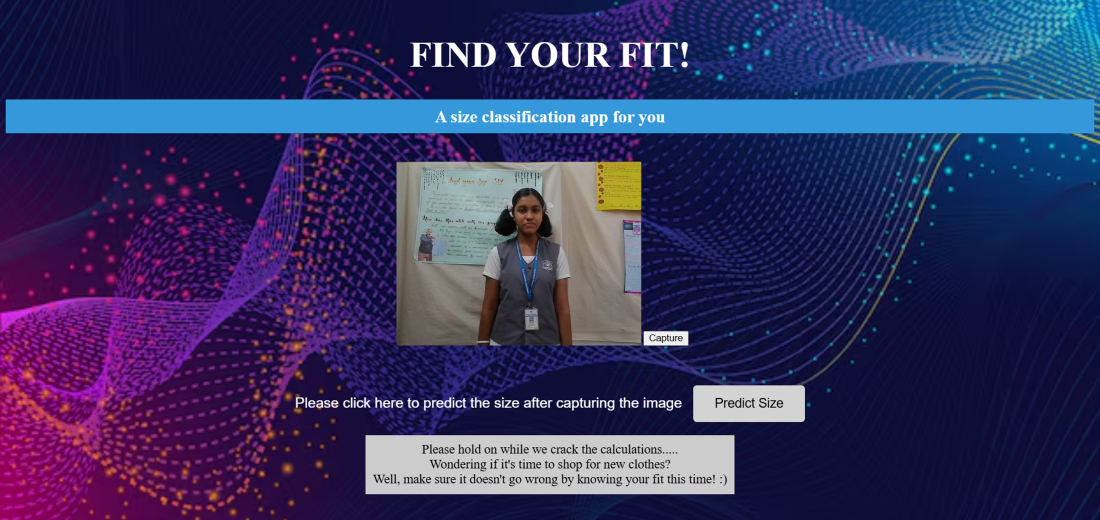
#> input picture fyf processing.jpg, 4400 x 2080 px (shown at 1/4 size); its folder holds only this picture in this run
$ jupyter execute --allow-errors 'Find_Your_Fit-New version.ipynb'
#> lines starting #> are read from the running program, lines starting #| are printed output that depends on the picture; after the words box and inside, x2 and y2 are one past the last pixel; in counts of white or black regions, pixels touching at a corner belong together
[cell 1]
#import libraries
import numpy as np
import cv2
from PIL import Image
import os
import PIL
import glob
import imutils
from matplotlib import pyplot as plt #import matplotlib

#Initialize
i = 0
waist = []
def is_hidden(file):
    return file.startswith('.')
# read files in loop
path_of_the_directory= 'Training images'

#> (the rest of this cell did not finish here and is left out)

[cell 2]
#Side measurements

#import libraries
import numpy as np
import cv2
from PIL import Image
import os
import PIL
import glob
import imutils
from matplotlib import pyplot as plt #import matplotlib
j = 0
chest = []
def is_hidden(file):
    return file.startswith('.')
# read files in loop
path_of_the_directory= 'Training_side'

#> (the rest of this cell did not finish here and is left out)

[cell 3]
import cv2
import numpy as np
import warnings
warnings.filterwarnings('ignore')

size = []
label = []
i = 0

for i in range(len(waist)):
    size.append (waist[i]+chest[i])
    if size[i]<=110:
        label.append("S")
    elif size[i]>110 and size[i]<=180:
        label.append("M")
    elif size[i]>180:
        label.append("L")
    else:
        label.append("Only S, M, L sizes accepted currently")
#> the answer given: fyf processing.jpg
#> the answer given: hands_sample.jpg

[cell 4]
import cv2
import numpy as np
import warnings
warnings.filterwarnings('ignore')
from PIL import Image
import PIL
import glob
import imutils
from matplotlib import pyplot as plt #import matplotlib

def find_measure(img_in):
#> called with img_in = 'fyf processing.jpg'
    fixed_height = 400
    image = Image.open(img_in)
#> image is the input picture: PIL image 4400x2080 RGB; mean R, G, B 52, 50.4, 96.6
    height_percent = (fixed_height / float(image.size[1]))
#> height_percent = 0.192
    width_size = int((float(image.size[0]) * float(height_percent)))
#> width_size = 846
    image = image.resize((width_size, fixed_height), PIL.Image.NEAREST)
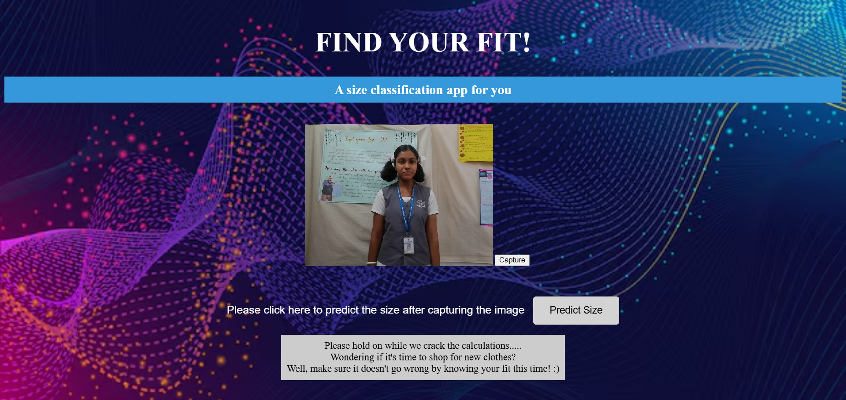
#> image: PIL image 846x400 RGB; mean R, G, B 51.9, 50.3, 96.6
    image.save('resized_front.jpg')
    img = cv2.imread('resized_front.jpg')

    img = cv2.cvtColor(img,cv2.COLOR_BGR2RGB) #convert colour from BGR to RGB

    # define mask
    mask = np.zeros(img.shape[:2],np.uint8)
    bgdModel = np.zeros((1,65),np.float64)
    fgdModel = np.zeros((1,65),np.float64)

    # define rectangle left, top, width, height
    rect = (100,130,100,350)

    # apply grabCut method to extract the foreground
    cv2.grabCut(img,mask,rect,bgdModel,fgdModel,20,cv2.GC_INIT_WITH_RECT)
    mask2 = np.where((mask==2)|(mask==0),0,1).astype('uint8')
    img = img*mask2[:,:,np.newaxis]
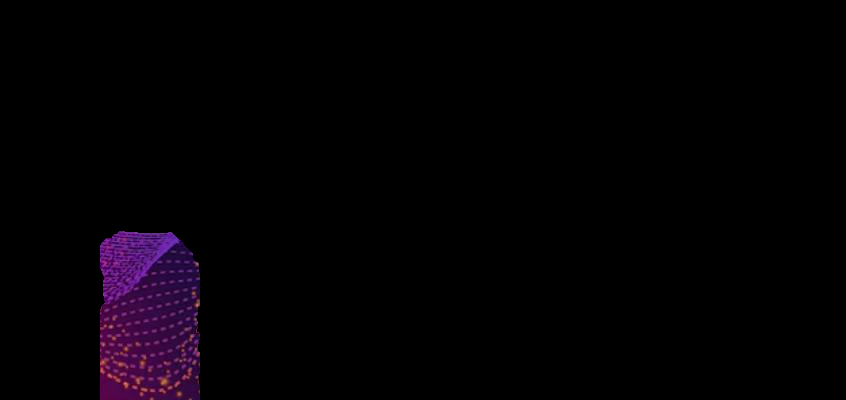
#> img: shape (400, 846, 3); mean R, G, B 3.6, 0.9, 3.9
    cv2.imwrite('newimage.jpg',img)

    #Testing - Measurements

    im = cv2.imread('newimage.jpg')
    imgray = cv2.cvtColor(im, cv2.COLOR_BGR2GRAY)
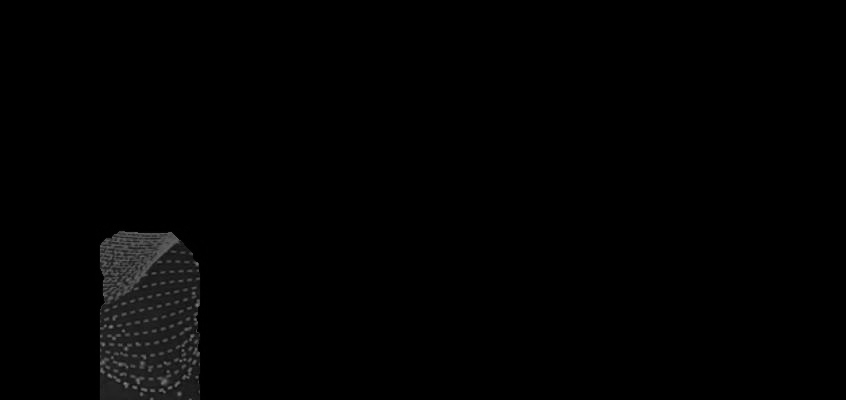
#> imgray: shape (400, 846); min 0, max 144, mean 2.1
    imgray = cv2.medianBlur(imgray, ksize=7)

    ret, thresh = cv2.threshold(imgray, 0, 255, cv2.THRESH_BINARY+cv2.THRESH_OTSU)
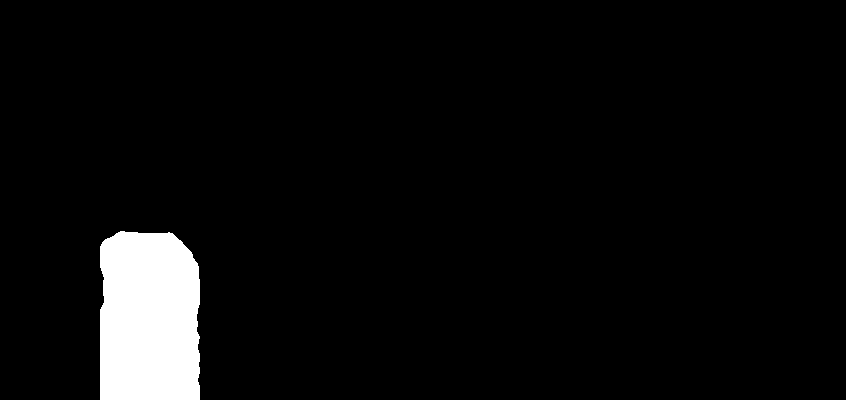
#> thresh: shape (400, 846); 4.7% white; 1 white region
#> ret = 20
    contours, _ = cv2.findContours(thresh, cv2.RETR_EXTERNAL, cv2.CHAIN_APPROX_NONE)
#> contours = 1 contour; box (x1, y1, x2, y2) and area: (100, 231, 200, 400) 15736

    new = np.zeros(imgray.shape)

    new = cv2.drawContours(im,contours,len(contours)-1,(255,255,255),10)
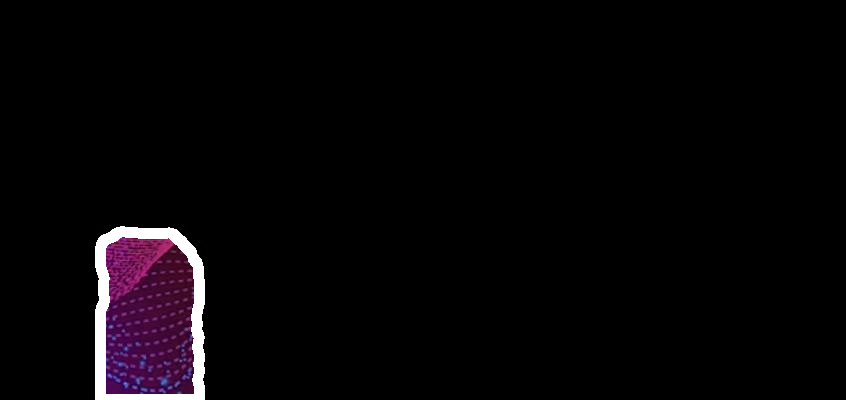
#> new: shape (400, 846, 3); mean B, G, R 6.7, 4.5, 7

    mask = np.zeros(imgray.shape,np.uint8)
    cv2.drawContours(mask,[contours[len(contours)-1]],0,255,-1)
    pixelpoints = cv2.findNonZero(mask)
#> pixelpoints = contour of 15983 points, box (x1, y1, x2, y2) (100, 231, 200, 400), area 1886
    cv2.imwrite("masked_image.jpg",mask)
    #Masked image
    img = cv2.imread("masked_image.jpg")
#> img: shape (400, 846, 3); min 0, max 255, mean 12

    gray = cv2.cvtColor(img, cv2.COLOR_BGR2GRAY)
    ret, thresh = cv2.threshold(gray, 240, 255, cv2.THRESH_BINARY)
    cv2.bitwise_not(thresh, thresh)
#> thresh: shape (400, 846); 95.3% white; 1 black region

    cnts = cv2.findContours(thresh, cv2.RETR_EXTERNAL,
                    cv2.CHAIN_APPROX_SIMPLE)
#> cnts = 1 contour; box (x1, y1, x2, y2) and area: (0, 0, 846, 400) 321024

    cnts = cnts[0]
    c = max(cnts, key=cv2.contourArea)
#> c = contour of 104 points, box (x1, y1, x2, y2) (0, 0, 846, 400), area 321024

    left = tuple(c[c[:, :, 0].argmin()][0])
#> left = (0, 0)
    right = tuple(c[c[:, :, 0].argmax()][0])
#> right = (845, 399)

    distance = np.sqrt( (right[0] - left[0])**2 + (right[1] - left[1])**2 )
#> distance = 934.5

    x,y,w,h = cv2.boundingRect(c)
#> x = 0; y = 0; w = 846; h = 400

    centx = np.sqrt( ((right[0] + left[0])**2)/4)
#> centx = 422.5
    centy = np.sqrt( ((right[1] + left[1])**2)/4 )
#> centy = 199.5

    font = cv2.FONT_HERSHEY_SIMPLEX
    cv2.circle(img, left, 5, (0, 0, 255), -1)
#> img: shape (400, 846, 3); mean B, G, R 12, 12, 12.1
    cv2.circle(img, right, 5, (0, 0, 255), -1)
#> img: shape (400, 846, 3); mean B, G, R 12, 12, 12.1
    cv2.circle(img, (int(centx), int(centy)), 5, (0, 0, 255), -1)
#> img: shape (400, 846, 3); mean B, G, R 12, 12, 12.1
    cv2.line(img, left, right, (255,0,0), 2)
    cv2.drawContours(img, [c], -1, (0,255,0), 2)
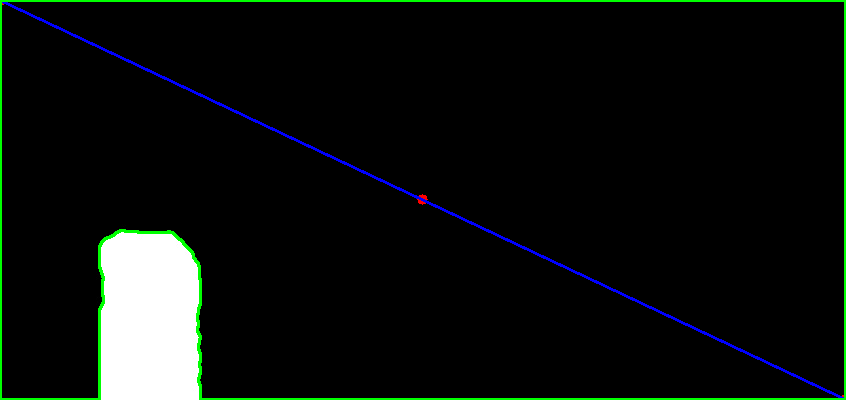
#> img: shape (400, 846, 3); mean B, G, R 13.6, 16.3, 11.7
    cv2.rectangle(img,(x,y),(x+w,y+h),(0,255,0),2)
#> img: shape (400, 846, 3); 0.03% of pixels changed, all inside (x1, y1, x2, y2) = (101, 399, 199, 400)

    img = cv2.imread('masked_image.jpg')
    def find_marker(img):
        # convert the image to grayscale, blur it, and detect edges
        gray = cv2.cvtColor(img, cv2.COLOR_BGR2GRAY)
        gray = cv2.GaussianBlur(gray, (5, 5), 0)
        edged = cv2.Canny(gray, 35, 125)
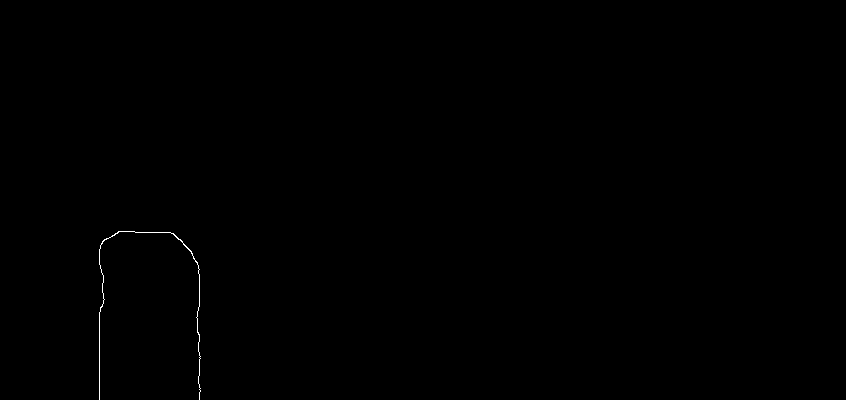
#> edged: shape (400, 846); 0.13% white in thin lines or dots, all inside (x1, y1, x2, y2) = (99, 231, 201, 400)
        # find the contours in the edged image and keep the largest one;
        # we'll assume that this is our image
        cnts = cv2.findContours(edged.copy(), cv2.RETR_LIST, cv2.CHAIN_APPROX_SIMPLE)
#> cnts = 1 contour; box (x1, y1, x2, y2) and area: (99, 231, 201, 400) 34
        cnts = imutils.grab_contours(cnts)
        c = max(cnts, key = cv2.contourArea)
#> c = contour of 190 points, box (x1, y1, x2, y2) (99, 231, 201, 400), area 34
        # compute the bounding box of the of the image and return it
        mrker=cv2.minAreaRect(c)
#> mrker = ((149.5, 315), (168, 101), -90)
        box = cv2.boxPoints(mrker)
#> box = [[200, 399], [99, 399], [99, 231], [200, 231]]
        box = np.int64(box)

        pic=cv2.drawContours(edged,[box], 0, (0, 0, 255), 2)
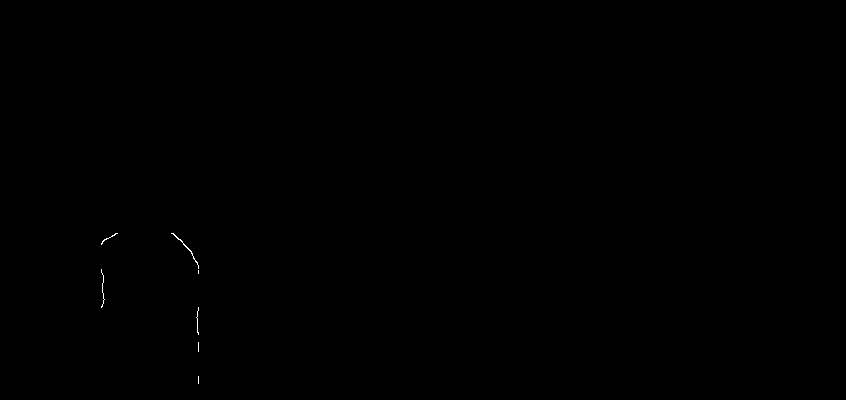
#> pic: shape (400, 846); 0.05% white in thin lines or dots, all inside (x1, y1, x2, y2) = (101, 233, 199, 384)
        return cv2.minAreaRect(c)
    helo=find_marker(img)
#> helo = ((149.5, 315), (168, 101), -90)

    box = cv2.boxPoints(helo)
#> box = [[200, 399], [99, 399], [99, 231], [200, 231]]
    box = np.int64(box)

    cv2.drawContours(img,[box], 0, (0, 0, 255), 1)
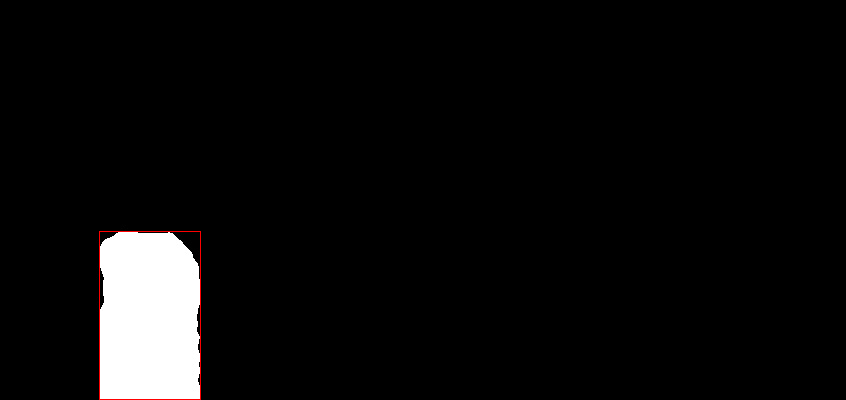
#> img: shape (400, 846, 3); mean B, G, R 12, 12, 12.4

    x,y,w,h = box
#> x = [200, 399]; y = [99, 399]; w = [99, 231]; h = [200, 231]

    measure = w[0]-h[0]
#> measure = -101
    return measure

# [11 lines left out: function find_size, not called in this run]

#input
print("- The current scope of the program is only for women and only for S,M,L sizes.")
print("For best results, please note the following:")
print("""- Image is to be taken in a plain background.
- Colour of clothes should be in contrast to the background colour.
- Please avoid black coloured clothes.
- Distance from the camera while taking the image should be approximately 63 inches.
- Kindly hold your hands apart and be in the center while taking the picture.
- Image is to be given in .jpg/.jpeg/.png formats.
- Size of the image file should be less than 1 MB.""")
img_in = input("Please enter the path of the image file (front view): ") #enter complete path of the image for which the size has to be found
img_side = input("Please enter the name of the image file (side view): ") #enter complete path of the image for which the size has to be found
w = find_measure(img_in)
#> w = -101
#> (the rest of this cell did not finish here and is left out)

print("Your approximate size would be ")
find_size(w, c)

$ run again, on hands_sample.jpg
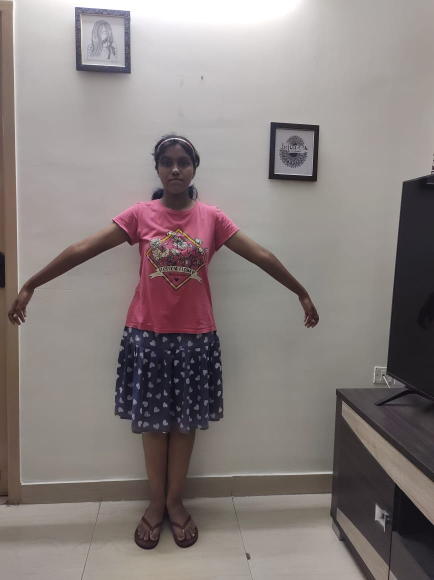
#> input picture hands_sample.jpg, 868 x 1160 px (shown at 1/2 size)
#> in find_measure, image is the input picture: PIL image 868x1160 RGB; mean R, G, B 136.9, 128.3, 126.7
#> image: PIL image 299x400 RGB
#> in find_measure, `ret, thresh = cv2.threshold(imgray, 0, 255, cv2.THRESH_BINARY+cv2.THRE..`:
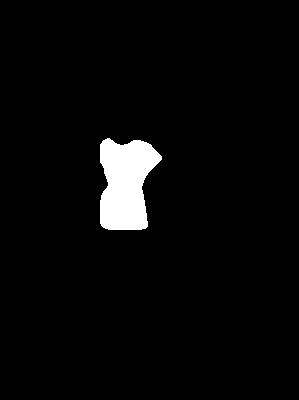
#> thresh: shape (400, 299); 3.5% white; 1 white region
#> ret = 37
#> contours = 1 contour; box (x1, y1, x2, y2) and area: (100, 138, 162, 230) 4016
#> pixelpoints = contour of 4147 points, box (x1, y1, x2, y2) (100, 138, 162, 230), area 53
#> in find_measure, `cnts = cv2.findContours(thresh, cv2.RETR_EXTERNAL, cv2.CHAIN_APPROX_SI..`: cnts = 1 contour; box (x1, y1, x2, y2) and area: (0, 0, 299, 400) 118902
#> in find_measure, `cnts = cnts[0]`: cnts = [[[0, 0], [0, 399], [298, 399], [298, 0]]]
#> in find_measure, `c = max(cnts, key=cv2.contourArea)`: c = [[0, 0], [0, 399], [298, 399], [298, 0]]
#> left = (0, 0)
#> right = (298, 399)
#> distance = 498
#> in find_measure, `x,y,w,h = cv2.boundingRect(c)`: x = 0; w = 299; h = 400
#> centx = 149
#> centy = 199.5
#> edged: shape (400, 299); 0.27% white in thin lines or dots, all inside (x1, y1, x2, y2) = (99, 138, 162, 230)
#> in find_marker, `cnts = cv2.findContours(edged.copy(), cv2.RETR_LIST, cv2.CHAIN_APPROX_..`: cnts = 2 contours; box (x1, y1, x2, y2) and area: (99, 138, 162, 230) 4161, (99, 138, 162, 230) 4106
#> in find_marker, `c = max(cnts, key = cv2.contourArea)`: c = contour of 88 points, box (x1, y1, x2, y2) (99, 138, 162, 230), area 4161
#> mrker = ((130, 183.5), (91, 62), -90)
#> in find_marker, `box = cv2.boxPoints(mrker)`: box = [[161, 229], [99, 229], [99, 138], [161, 138]]
#> pic: shape (400, 299); 0.17% white in thin lines or dots, all inside (x1, y1, x2, y2) = (101, 140, 160, 228)
#> helo = ((130, 183.5), (91, 62), -90)
#> in find_measure, `box = cv2.boxPoints(helo)`: box = [[161, 229], [99, 229], [99, 138], [161, 138]]
#> in find_measure, `x,y,w,h = box`: x = [161, 229]; y = [99, 229]; w = [99, 138]; h = [161, 138]
#> measure = -62
#> contours = 1 contour; box (x1, y1, x2, y2) and area: (100, 138, 162, 230) 4010
#> pixelpoints = contour of 4140 points, box (x1, y1, x2, y2) (100, 138, 162, 230), area 58
#> in find_measure (call 2), `cnts = cv2.findContours(thresh, cv2.RETR_EXTERNAL, cv2.CHAIN_APPROX_SI..`: cnts = 1 contour; box (x1, y1, x2, y2) and area: (0, 0, 299, 400) 118902
#> in find_measure (call 2), `cnts = cnts[0]`: cnts = [[[0, 0], [0, 399], [298, 399], [298, 0]]]
#> in find_measure (call 2), `x,y,w,h = cv2.boundingRect(c)`: x = 0; w = 299; h = 400
#> edged: shape (400, 299); 0.27% white in thin lines or dots, all inside (x1, y1, x2, y2) = (99, 138, 162, 231)
#> in find_marker (call 2), `cnts = cv2.findContours(edged.copy(), cv2.RETR_LIST, cv2.CHAIN_APPROX_..`: cnts = 2 contours; box (x1, y1, x2, y2) and area: (99, 138, 162, 231) 4157, (99, 138, 162, 231) 4100
#> pic: shape (400, 299); 0.18% white in thin lines or dots, all inside (x1, y1, x2, y2) = (101, 140, 160, 229)
#> helo = ((130, 184), (92, 62), -90)
#> in find_measure (call 2), `box = cv2.boxPoints(helo)`: box = [[161, 230], [99, 230], [99, 138], [161, 138]]
#> in find_measure (call 2), `cv2.drawContours(img,[box], 0, (0, 0, 255), 1)`:
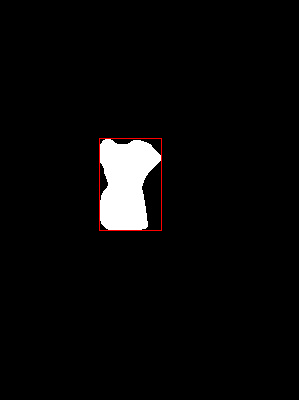
#> img: shape (400, 299, 3); mean B, G, R 8.8, 8.8, 9.5
#> in find_measure (call 2), `x,y,w,h = box`: x = [161, 230]; y = [99, 230]; w = [99, 138]; h = [161, 138]
#> `c = find_measure(img_side)`: c = -62
#> Ttl_size = -124
#> after the loop in find_size, `for card in (size):`: calculated_distances = []
